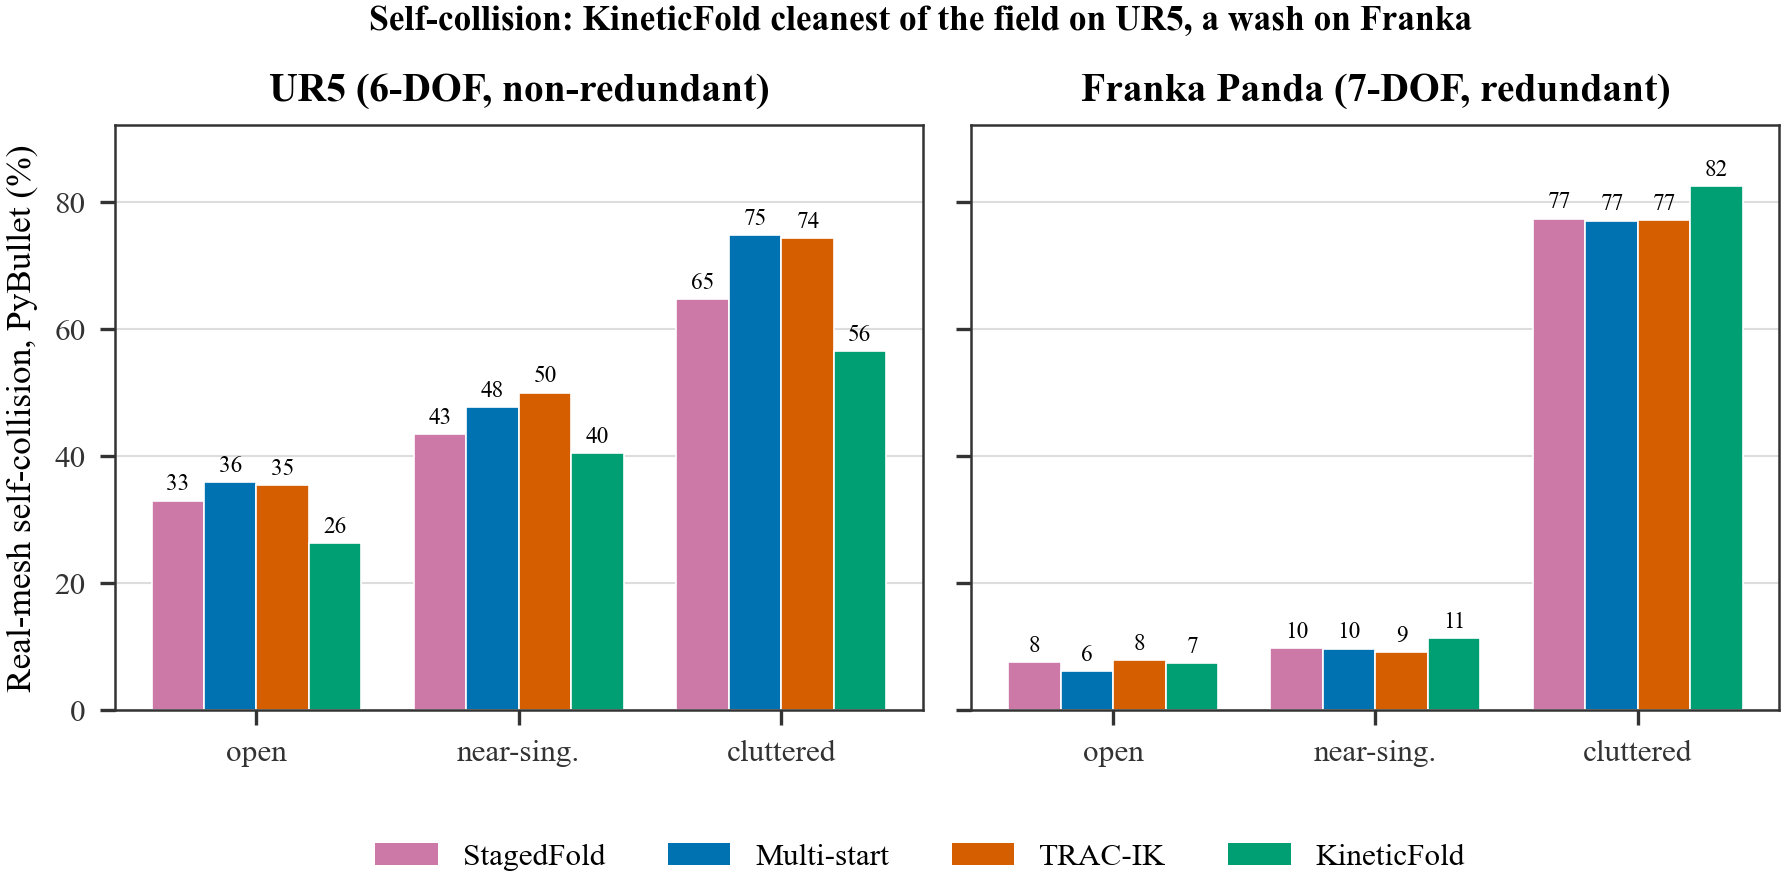

Write Python code to recreate this figure.
"""F5 -- real-mesh self-collision across both physical arms, high-success solvers.

Two panels (UR5, Franka), each a grouped bar chart of PyBullet self-collision rate
by scenario for the high-success solvers. On the non-redundant UR5 KineticFold has
the LOWEST collision of the field; on the redundant Franka the field converges to a
wash (a spare joint lets any of them dodge). The simple baselines are omitted -- they
fail too often for a collision rate to be meaningful. MuJoCo agrees to within ~1 point.

Source: native 10-seed run (master_10seed_fast(cpp).csv; needs pb_collision_pct).
Run:    python fig_collision.py [--csv path/to/master_10seed_fast(cpp).csv]
"""
from __future__ import annotations

import argparse
import os
import sys

sys.path.insert(0, os.path.dirname(os.path.abspath(__file__)))
import _style as S

import matplotlib.pyplot as plt
import numpy as np
from matplotlib.patches import Patch

# The high-success field: only solvers that clear ~90% get a meaningful collision rate.
SOLVERS = ["protein_ik", "multi_start", "trac_ik_style", "protein_fast"]


def panel(ax, rows, robot, solvers, scen):
    x = np.arange(len(scen))
    w = 0.8 / len(solvers)
    for i, sid in enumerate(solvers):
        vals = [S.cell(rows, robot, sc).get(sid, {}).get("pb_collision_pct", float("nan"))
                for sc in scen]
        bars = ax.bar(x + (i - (len(solvers) - 1) / 2) * w, vals, w,
                      color=S.color(sid), edgecolor="white", linewidth=0.4, zorder=2)
        ax.bar_label(bars, fmt="%.0f", padding=1.5, fontsize=5.6)
    ax.set_xticks(x)
    ax.set_xticklabels([S.SCEN_LABEL[s] for s in scen])
    ax.set_title({"ur5": "UR5 (6-DOF, non-redundant)",
                  "franka_panda": "Franka Panda (7-DOF, redundant)"}[robot])
    ax.grid(axis="x", visible=False)


def main():
    ap = argparse.ArgumentParser()
    ap.add_argument("--csv", default=str(S.DEFAULT_COLLISION_CSV))
    args = ap.parse_args()

    S.use_paper_style()
    rows = S.load_rows(args.csv)
    arms = [a for a in ("ur5", "franka_panda") if S.cell(rows, a, "open_space")]
    scen = [s for s in S.SCENARIOS if S.cell(rows, arms[0], s)]

    fig, axes = plt.subplots(1, len(arms), figsize=(S.WIDE, S.WIDE * 0.40), sharey=True)
    if len(arms) == 1:
        axes = [axes]
    for ax, arm in zip(axes, arms):
        solvers = [s for s in SOLVERS if any(r["robot"] == arm and r["solver"] == s for r in rows)]
        panel(ax, rows, arm, solvers, scen)
    axes[0].set_ylabel("Real-mesh self-collision, PyBullet (%)")
    for ax in axes:
        ax.set_ylim(0, 92)

    handles = [Patch(facecolor=S.color(s), label=S.label(s)) for s in SOLVERS]
    fig.legend(handles=handles, ncol=5, loc="lower center", bbox_to_anchor=(0.5, -0.02))
    fig.suptitle("Self-collision: KineticFold cleanest of the field on UR5, a wash on Franka",
                 fontsize=8.5, fontweight="bold", y=1.02)
    fig.subplots_adjust(bottom=0.20, wspace=0.06)

    S.save(fig, "fig_collision")


if __name__ == "__main__":
    main()
